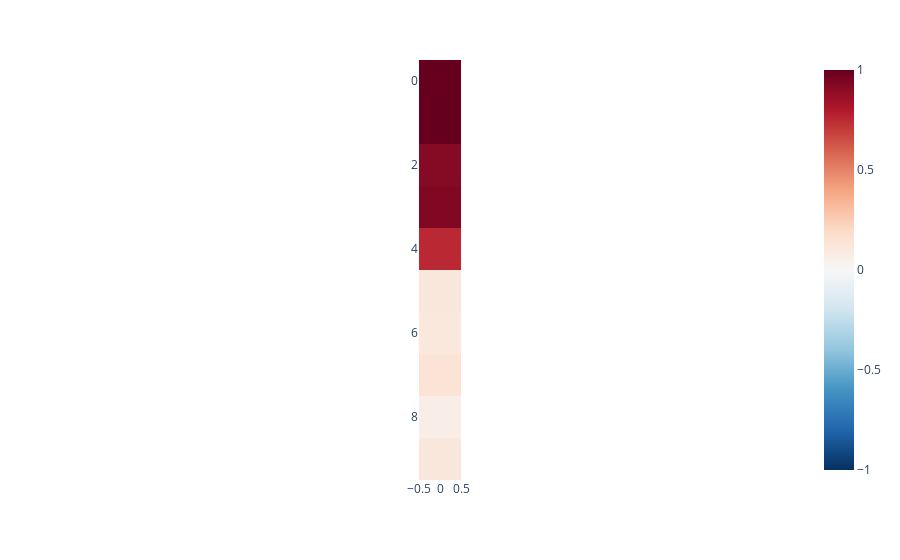
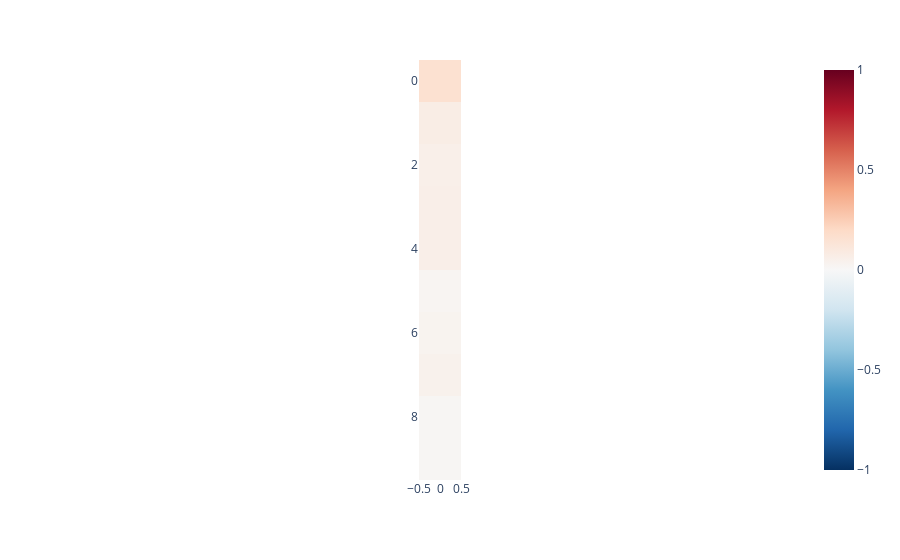

Here is the notebook cell these charts were saved with, in order:
### Code cell
# Norm of embedding
norm = [0 for i in range(input_size)]
for i in range(input_size):
    idx = torch.zeros(input_size)
    idx[i] = 1
    idx = w1@idx
    norm[i] = idx.norm()
norm = torch.tensor(norm)
visualise_tensor(norm.reshape(-1,1))


# Interference
dot = [0 for i in range(input_size)]
for i in range(input_size):
    s = 0
    embed_a = w1[:,i]
    for j in range(input_size):
        if i==j:
            continue
        embed_b = w1[:,j]
        s+= (torch.dot(embed_a,embed_b))**2
    
    dot[i] = s

dot = torch.tensor(dot)
print(dot)
visualise_tensor(dot.reshape(-1,1))

### Figure 1 — Plotly figure (JSON) as saved in the notebook; plotly's stock layout.template omitted (floating-point values rounded to 4 significant figures)
{"data": [{"coloraxis": "coloraxis", "hovertemplate": "x: %{x}<br>y: %{y}<br>color: %{z}<extra></extra>", "name": "0", "type": "heatmap", "xaxis": "x", "yaxis": "y", "z": [[1.89], [1.418], [0.9196], [0.9299], [0.7534], [0.1134], [0.1072], [0.1408], [0.06679], [0.1162]]}], "layout": {"coloraxis": {"cmax": 1, "cmin": -1, "colorscale": [[0, "rgb(5,48,97)"], [0.1, "rgb(33,102,172)"], [0.2, "rgb(67,147,195)"], [0.3, "rgb(146,197,222)"], [0.4, "rgb(209,229,240)"], [0.5, "rgb(247,247,247)"], [0.6, "rgb(253,219,199)"], [0.7, "rgb(244,165,130)"], [0.8, "rgb(214,96,77)"], [0.9, "rgb(178,24,43)"], [1, "rgb(103,0,31)"]]}, "margin": {"t": 60}, "xaxis": {"anchor": "y", "constrain": "domain", "domain": [0, 1], "scaleanchor": "y"}, "yaxis": {"anchor": "x", "autorange": "reversed", "constrain": "domain", "domain": [0, 1]}}}

### Figure 2 — Plotly figure (JSON) as saved in the notebook; plotly's stock layout.template omitted (floating-point values rounded to 4 significant figures)
{"data": [{"coloraxis": "coloraxis", "hovertemplate": "x: %{x}<br>y: %{y}<br>color: %{z}<extra></extra>", "name": "0", "type": "heatmap", "xaxis": "x", "yaxis": "y", "z": [[0.1593], [0.07316], [0.05817], [0.06411], [0.06377], [0.02202], [0.03158], [0.04386], [0.0154], [0.01509]]}], "layout": {"coloraxis": {"cmax": 1, "cmin": -1, "colorscale": [[0, "rgb(5,48,97)"], [0.1, "rgb(33,102,172)"], [0.2, "rgb(67,147,195)"], [0.3, "rgb(146,197,222)"], [0.4, "rgb(209,229,240)"], [0.5, "rgb(247,247,247)"], [0.6, "rgb(253,219,199)"], [0.7, "rgb(244,165,130)"], [0.8, "rgb(214,96,77)"], [0.9, "rgb(178,24,43)"], [1, "rgb(103,0,31)"]]}, "margin": {"t": 60}, "xaxis": {"anchor": "y", "constrain": "domain", "domain": [0, 1], "scaleanchor": "y"}, "yaxis": {"anchor": "x", "autorange": "reversed", "constrain": "domain", "domain": [0, 1]}}}
